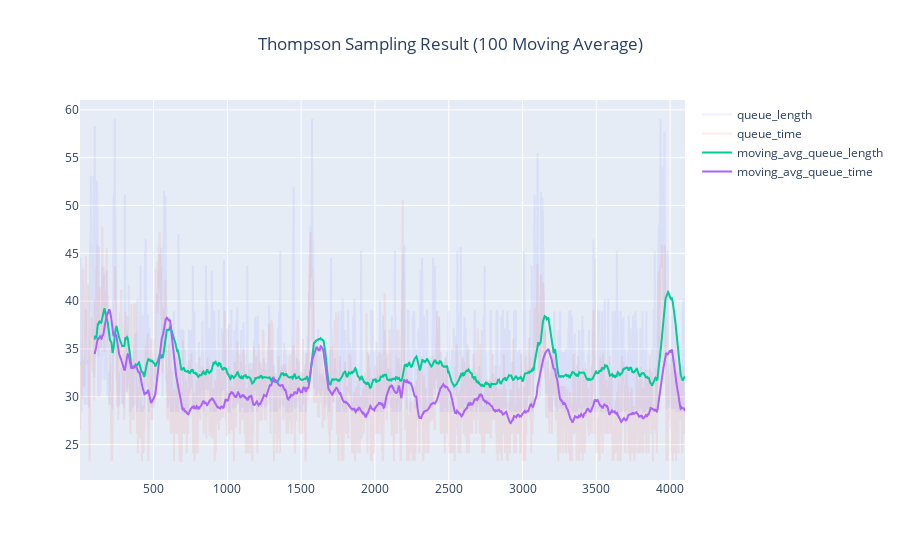

The code cell stored with this chart in its notebook:
### Code cell
vis(thompson_target, 100, 'Thompson Sampling Result (100 Moving Average)')

### Figure 1 — Plotly figure (JSON) as saved in the notebook; plotly's stock layout.template omitted (floating-point values rounded to 4 significant figures; data arrays with more than 128 entries replaced by an {"elided": "..."} marker saying what was removed)
{"data": [{"name": "queue_length", "opacity": 0.1, "type": "scatter", "x": {"elided": "4101 int values"}, "y": {"elided": "4101 float values"}}, {"name": "queue_time", "opacity": 0.1, "type": "scatter", "x": {"elided": "4101 int values"}, "y": {"elided": "4101 float values"}}, {"name": "moving_avg_queue_length", "type": "scatter", "x": {"elided": "4101 int values"}, "y": {"elided": "4101 float values"}}, {"name": "moving_avg_queue_time", "type": "scatter", "x": {"elided": "4101 int values"}, "y": {"elided": "4101 float values"}}], "layout": {"title": {"text": "Thompson Sampling Result (100 Moving Average)", "x": 0.5}}}
